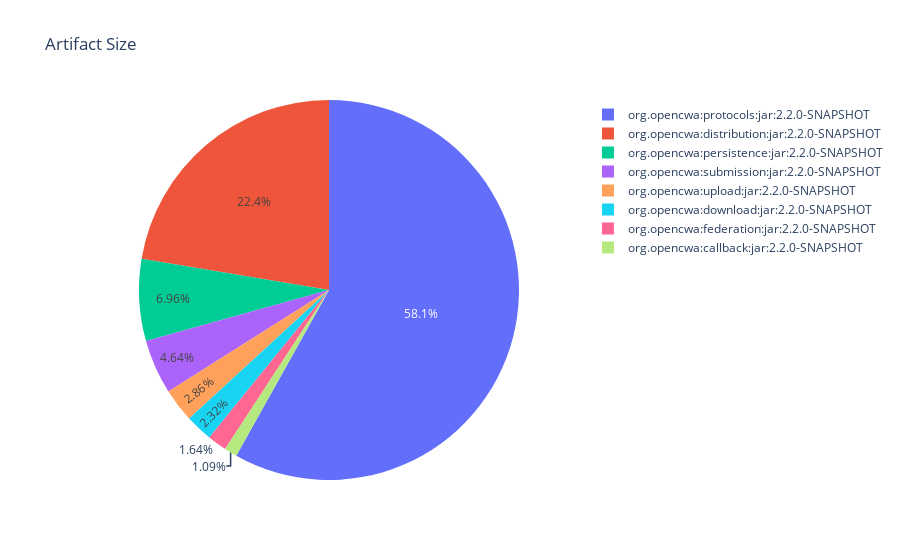

Write notebook code for a chart like this one.
### Markdown cell above
## Artifacts

### Code cell
packageSize = %cypher MATCH (artifact:Main:Artifact)-[:CONTAINS]->(type:Type) \
                      RETURN artifact.fqn as Artifact, count(DISTINCT type) AS Types

df = packageSize.get_dataframe()
fig = px.pie(df, names='Artifact', values='Types', title='Artifact Size')
fig.show()

### Figure 1 — Plotly figure (JSON) as saved in the notebook; plotly's stock layout.template omitted (floating-point values rounded to 4 significant figures)
{"data": [{"domain": {"x": [0, 1], "y": [0, 1]}, "hovertemplate": "Artifact=%{label}<br>Types=%{value}<extra></extra>", "labels": ["org.opencwa:persistence:jar:2.2.0-SNAPSHOT", "org.opencwa:protocols:jar:2.2.0-SNAPSHOT", "org.opencwa:federation:jar:2.2.0-SNAPSHOT", "org.opencwa:submission:jar:2.2.0-SNAPSHOT", "org.opencwa:distribution:jar:2.2.0-SNAPSHOT", "org.opencwa:callback:jar:2.2.0-SNAPSHOT", "org.opencwa:download:jar:2.2.0-SNAPSHOT", "org.opencwa:upload:jar:2.2.0-SNAPSHOT"], "legendgroup": "", "name": "", "showlegend": true, "type": "pie", "values": [51, 426, 12, 34, 164, 8, 17, 21]}], "layout": {"legend": {"tracegroupgap": 0}, "title": {"text": "Artifact Size"}}}
